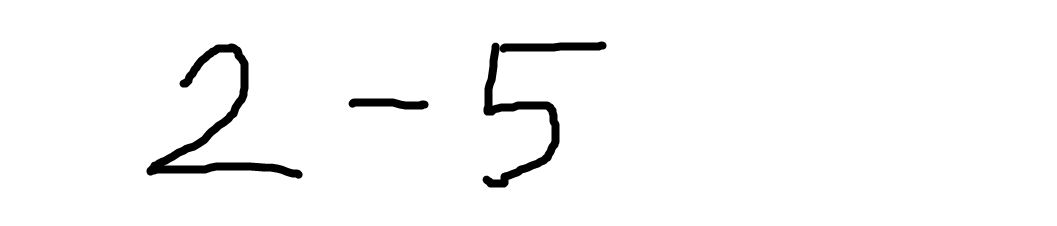
#> input picture notebooks/example.png, 1057 x 226 px
$ jupyter execute --allow-errors entire_process.ipynb
#> lines starting #> are read from the running program, lines starting #| are printed output that depends on the picture; after the words box and inside, x2 and y2 are one past the last pixel; in counts of white or black regions, pixels touching at a corner belong together
### notebooks/utils.py
import cv2
import numpy as np


IMG_SIZE = 28
CLASS_NAMES = ['(', ')', '0', '1', '2', '3', '4', '5', '6', '7', '8', '9', 'div', 'minus', 'multi', 'plus']
MODEL_PATH = 'model'
PROB_TH = 0.75

# [11 lines left out: functions crop, preproc_light, not called in this run]

def preproc(img):
    gray = cv2.cvtColor(img, cv2.COLOR_BGR2GRAY)
    blur = cv2.GaussianBlur(gray, (3,3), 0)
    thresh = cv2.threshold(blur, 0, 255, cv2.THRESH_BINARY_INV + cv2.THRESH_OTSU)[1]
    thresh = cv2.dilate(thresh,(3,3),iterations=3)
    thresh = cv2.erode(thresh,(3,3),iterations=3)
    return thresh

def findContours(img):
    cnts = cv2.findContours(img, cv2.RETR_EXTERNAL, cv2.CHAIN_APPROX_SIMPLE)
    cnts = cnts[0] if len(cnts) == 2 else cnts[1]

    return cnts

def extractChar(img, contour, position=False):
    # Obtain bounding rectangle to get measurements
    x,y,w,h = cv2.boundingRect(contour)

    # Find centroid
    M = cv2.moments(contour)
    cX = int(M["m10"] / M["m00"])
    cY = int(M["m01"] / M["m00"])

    # Crop
    roi = img[y:y+h, x:x+w]

    if position:
        return roi,x

    return roi

def scaleAndPad(img):
    # To make input images simmilar to train dataset ones,
    # There's a couple of adjustments to be made


    # Make it b&w
    _,img = cv2.threshold(img,150,255,cv2.THRESH_BINARY_INV)

    # Scale the larger side to IMG_SIZE
    height,width = img.shape[:2]
    factor = height/IMG_SIZE if height>width else width/IMG_SIZE
    height = int(height/factor)
    width = int(width/factor)

    img = cv2.resize(img,(width,height))


    # Add white px padding by laying img in the middle of a white background
    white = np.full((IMG_SIZE,IMG_SIZE),255,dtype='float32')
    x_offset, y_offset = int((IMG_SIZE-width)/2), int((IMG_SIZE-height)/2)
    white[y_offset:y_offset+height, x_offset:x_offset+width] = img

    return white

### notebooks/solver.py
## Here layeth the functions for parsing and solving simple equations
## The main functions are (in order in which they should be used):
#   predictionsToEquation() - which takes in a list of predicted characters classes and returns a mathematical equation
#   unaryMinuses() - which takes in the prepared equation and deals with minuses, separating them into operational and unary ones
#   shuntingYard() - which takes the finally-processed equation and turns it into one of postfix notation
#   solvePostFix() - which solves the equation.

## The other functions help them along the way, and are pretty self-explainatory.

# [13 lines left out: function classToSymbol, not called in this run]

def groupDigits(equation):
    # Each character is parsed separately, but numbers aren't always single characters
    # Group all consecutive digits in a list

    output = []
    number = ""

    for char in equation:
        if char.isdigit():
            number += char
        else:
            if number:
                output.append(number)
                number = ""
            output += char

    if number:
        output.append(number)

    return output

def predictionsToEquation(predictions):
    # Takes list of predicted characters and processes them
    # meanwhile cleaning up the eventual messy predictions

    # A simple rule is that [')','multi','plus','div'] must come after a digit or a right parenthesis
    # If they don't follow the rule, just ^rule^ them out as a mistake by a predictor

    # It would be wiser to try to intelligently assume what was mispredicted...

    rule_condition = False
    output = []

    for char in predictions:
        if char.isdigit():
            output += char
            rule_condition = True

        elif char in ['(','minus']:
            char = classToSymbol(char)
            output += char
            rule_condition = False

        elif char in [')','multi','plus','div']:
            if rule_condition:
                char = classToSymbol(char)
                output += char
                rule_condition = True if char == ')' else False
            else:
                continue

    return groupDigits(output)

def unaryMinuses(equation):
    # If a minus appears after a digit or a right parenthesis, it's safe to asume it is a regular operator
    # If it appears after operators (except a right parenthesis), it's an unary minus
    # And if it appears as the first character, it is unary

    output = []
    previous = ''

    for char in equation:

        if char == '-':
            if previous.isdigit() or previous == ')':
                output.append(char)
                previous = '-'

            elif previous in ['+','-','*','/','(','']:
                previous = 'unary'

        else:
            if previous == 'unary':

                if char == '(':
                    output.append("-1")
                    output.append("*")
                    output.append(char)
                else:
                    output.append('-'+char)

            else:
                output.append(char)

            previous = char

    return output

# [6 lines left out: function checkPrecedence, not called in this run]

def shuntingYard(equation):
    # There's a thorough explanation on wikipedia on which this code is based
    # Check it out if something isn't clear https://en.wikipedia.org/wiki/Shunting-yard_algorithm
    # I've tweaked it a bit, to cover cases with unary minuses

    output = []
    operators = []

    for element in equation:

       # .isdigit() will return False for negative numbers
       # a workaround is to take the first char from behind ;)
        if element[-1].isdigit():
            output.append(element)


        # Currently, the only supported operators are the basic ones
        elif element in ["+",'-','*','/']:

            if operators:
                op2 = operators[-1]
                # No need to check for associativity since all of them are left-associative
                if op2 != '(' and checkPrecedence(element,op2):
                    output.append(operators.pop())
            operators += element

        elif element == '(':
            operators += element

        # If there's a right parenthesis, pop everything since the left one.
        # But discard the parenthesis themselves
        elif element == ')':
            if "(" in operators:
                op = operators.pop()

                while op != "(":
                    output.append(op)
                    op = operators.pop()

    while operators:
        op = operators.pop()
        if op == '(':
            raise TypeError("Parenthesis mismatch!")
        output.append(op)

    return output

def solvePostfix(equation):

    output = []

    for element in equation:
        if element[-1].isdigit():
            output.append(element)

        else:
            try:
                second = int(output.pop())
                first = int(output.pop())
            except:
                return "SOMETHING'S MISSING"

            if element == '/':
                output.append(first/second)
            elif element == '*':
                output.append(first*second)
            elif element == '+':
                output.append(first+second)
            elif element == '-':
                output.append(first-second)

    return output

def preparePrint(list):

    output = ""

    for element in list:
        output += str(element)

    return output

### notebooks/entire_process.ipynb
[cell 1]
#########################################################################################################
############# IN THIS NOTEBOOK, A FULL PROCESS EXAMPLE IS MADE TO DEMNOSTRATE THE STEPS #################
#########################################################################################################

[cell 2]
import tensorflow as tf
import numpy as np
import solver
import utils
import cv2

IMG_PATH = 'example.png'

# Load saved model
#> (the rest of this cell did not finish here and is left out)

[cell 3]
#####################################################  DETECTION  ####################################################

# Prepare image for character detection
image = cv2.imread(IMG_PATH)
#> image is the input picture: shape (226, 1057, 3); min 0, max 255, mean 247.8
thresh = utils.preproc(image)
#> in preproc, `thresh = cv2.threshold(blur, 0, 255, cv2.THRESH_BINARY_INV + cv2.THRES..`:
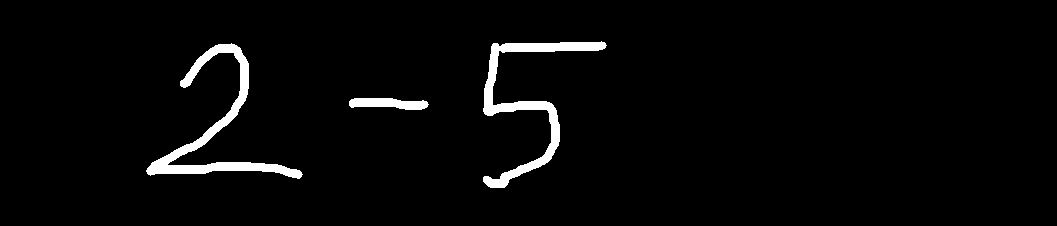
#> thresh: shape (226, 1057); 3% white; 3 white regions, box (x1, y1, x2, y2) and area: (146, 43, 303, 179) 3330, (483, 41, 607, 188) 3161, (349, 98, 429, 110) 688
#> in preproc, `thresh = cv2.dilate(thresh,(3,3),iterations=3)`:
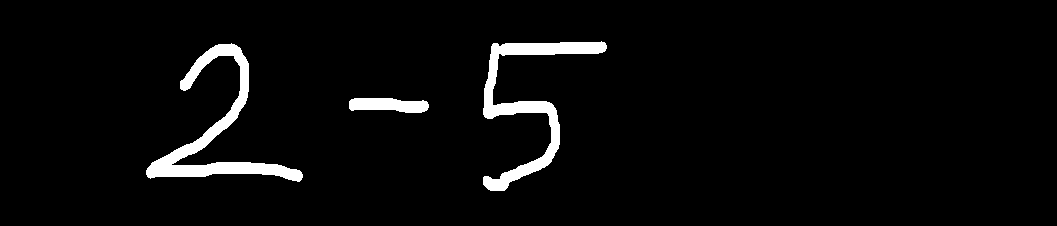
#> thresh: shape (226, 1057); 3.8% white; 3 white regions, box (x1, y1, x2, y2) and area: (146, 43, 303, 182) 4221, (483, 41, 607, 191) 3938, (349, 98, 429, 113) 928
#> in preproc, `thresh = cv2.erode(thresh,(3,3),iterations=3)`:
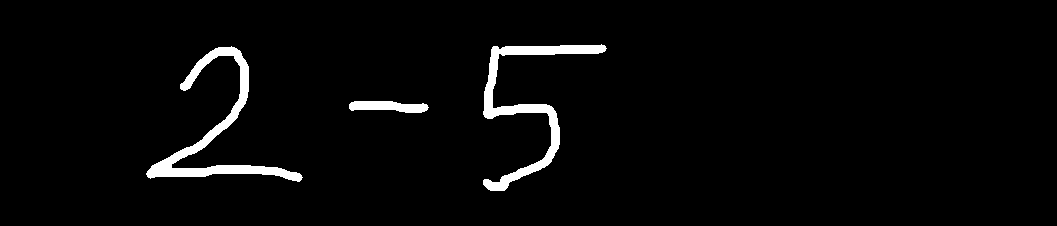
#> thresh: shape (226, 1057); 3% white; 3 white regions
cnts = utils.findContours(thresh)
#> in findContours, `cnts = cv2.findContours(img, cv2.RETR_EXTERNAL, cv2.CHAIN_APPROX_SIMPLE)`: cnts = 3 contours; box (x1, y1, x2, y2) and area: (146, 46, 303, 182) 2987, (483, 44, 607, 191) 2806, (349, 101, 429, 113) 605


chars = {}
for c in cnts:

    # Remove minor distractions by setting a minimal area size
    if cv2.contourArea(c) > 75:

        # Extract ROI and starting position on x axis
        roi,x = utils.extractChar(thresh,c,position=True)
        chars[x] = utils.scaleAndPad(roi)
#> this loop made 3 passes
#> (x, y in extractChar, w in extractChar, h in extractChar, cX in extractChar, cY in extractChar, height in scaleAndPad, width in scaleAndPad) on passes 1 to 3: (349, 101, 80, 12, 387, 106, 4, 28), (146, 46, 157, 136, 216, 130, 24, 28), (483, 44, 124, 147, 527, 103, 28, 23)
#> pass 2, in extractChar (call 2), `roi = img[y:y+h, x:x+w]`:
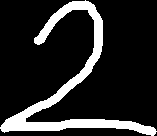
#> roi: shape (136, 157); 15.6% white; 1 white region, box (x1, y1, x2, y2) and area: (0, 0, 157, 136) 3339
#> pass 2, in scaleAndPad (call 2), `img = cv2.resize(img,(width,height))`:
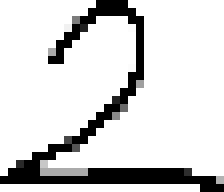
#> img: shape (24, 28) (shown 8 times larger); min 0, max 255, mean 214.1
#> pass 3, in extractChar (call 3), `roi = img[y:y+h, x:x+w]`:
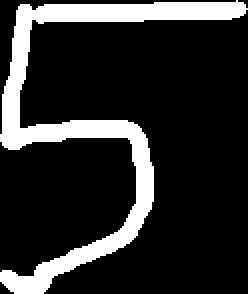
#> roi: shape (147, 124) (shown 2 times larger); 17.3% white; 1 white region, box (x1, y1, x2, y2) and area: (0, 0, 124, 147) 3161
#> after the loop, chars = 3 items

# Sort by keys (starting positions on the x axis) to read the characters left to right
sorted_keys = sorted(chars)
#> sorted_keys = [146, 349, 483]

[cell 4]
#####################################################  RECOGNITION  ##################################################

equation = []
probabilities = []
#> (the rest of this cell did not finish here and is left out)

[cell 5]
#####################################################  PARSING AND SOLVING  ###########################################
eq = solver.predictionsToEquation(equation)
print("Equation:",solver.preparePrint(eq))

eq_unary = solver.unaryMinuses(eq)
print("Chunked into elements:",eq_unary)

postfix = solver.shuntingYard(eq_unary)
print("Postfix notation:",postfix)

solution = solver.solvePostfix(postfix)
print("Solution:",solver.preparePrint(solution))
